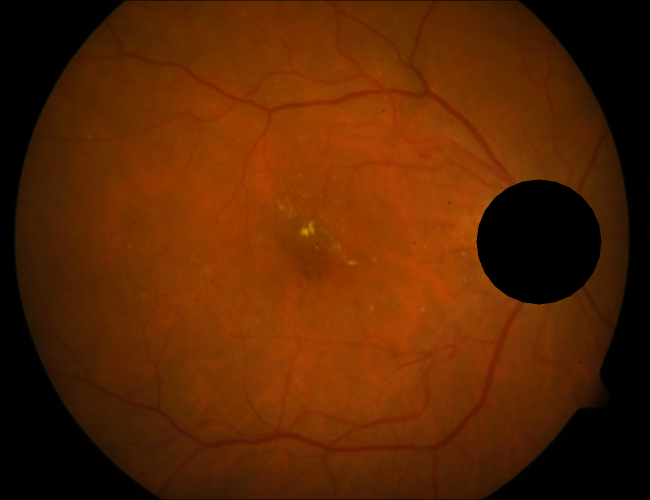
#> input picture Alex - Feature Extraction/ODmasked-image-274.png, 1300 x 1000 px (shown at 1/2 size)
$ jupyter execute --allow-errors 'New Features - Desktop.ipynb'   (older library calls are emulated)
#> lines starting #> are read from the running program, lines starting #| are printed output that depends on the picture
# Testing getting new features:

[cell 1]
from skimage.feature import daisy
from skimage import data
import matplotlib.pyplot as plt
import numpy as np
import matplotlib.pyplot as plt
from PIL import Image
from skimage import data, color
from skimage.io import imread, imshow
from skimage.transform import hough_circle, hough_circle_peaks
from skimage.feature import canny
from skimage.draw import circle_perimeter
from skimage.util import img_as_ubyte
import cv2
from skimage.feature import hog
from skimage import data, exposure
from skimage.feature import greycomatrix, greycoprops
from skimage import data

im = imread('ODmasked-image-274.png')
#> im is the input picture: shape (1000, 1300, 3); mean R, G, B 89.3, 37.2, 2.2
img = cv2.cvtColor(im, cv2.COLOR_BGR2GRAY)
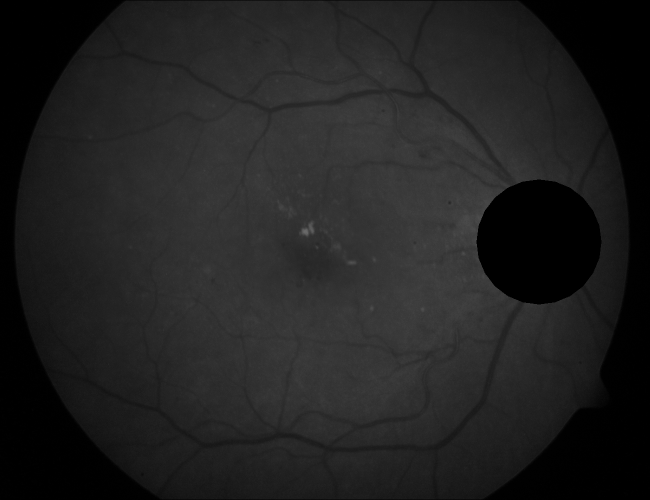
#> img: shape (1000, 1300) (shown at 1/2 size); min 0, max 107, mean 32.7

descs, descs_img = daisy(img, step=180, radius=68, rings=2, histograms=6,
                         orientations=8, visualize=True)
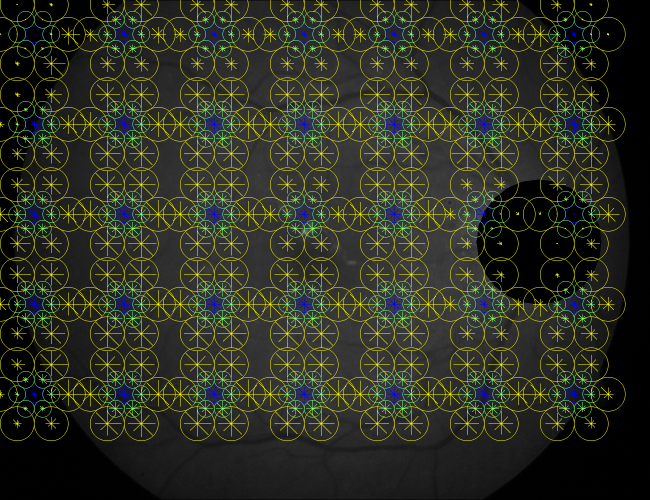
#> descs_img: shape (1000, 1300, 3) float64 (shown at 1/2 size); mean of channels 0, 1, 2 0.132, 0.196, 0.183; drawn as B, G, R

fig, ax = plt.subplots()
ax.axis('off')
ax.imshow(descs_img)
descs_num = descs.shape[0] * descs.shape[1]
#> descs_num = 35
ax.set_title('%i DAISY descriptors extracted:' % descs_num)
plt.show()

[cell 2]
import cv2
import numpy as np
img = cv2.imread('ODmasked-image-274.png')
#> img: shape (1000, 1300, 3)
gray= cv2.cvtColor(img,cv2.COLOR_BGR2GRAY)
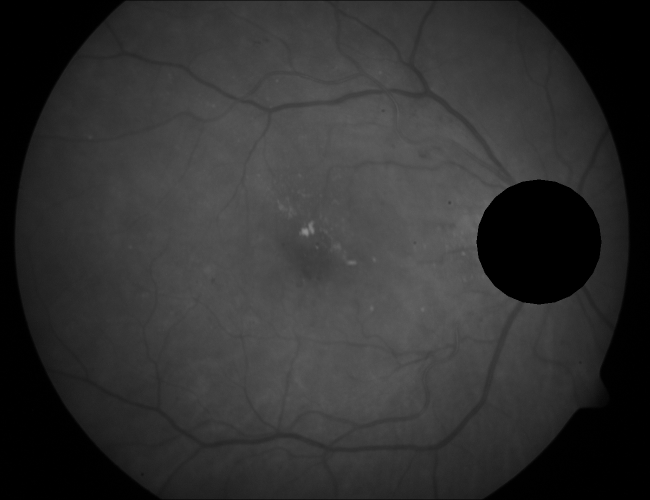
#> gray: shape (1000, 1300) (shown at 1/2 size); min 0, max 142, mean 48.8
sift = cv2.xfeatures2d.SIFT_create()
kp = sift.detect(gray,None)
#> kp = 29 keypoints; strongest (x, y, size): (1057, 485, 140.1), (610, 464, 9.1), (958, 436, 9.1), (974, 406, 10.2)
img=cv2.drawKeypoints(gray,kp,None)
print(len(kp))
#| 29
print(kp)
#> (printed output is left out)
cv2.imwrite('sift_keypoints.jpg',img)
#> Out = True

[cell 3]
import cv2
import numpy as np
from matplotlib import pyplot as plt

img = cv2.imread('ODmasked-image-278.png')
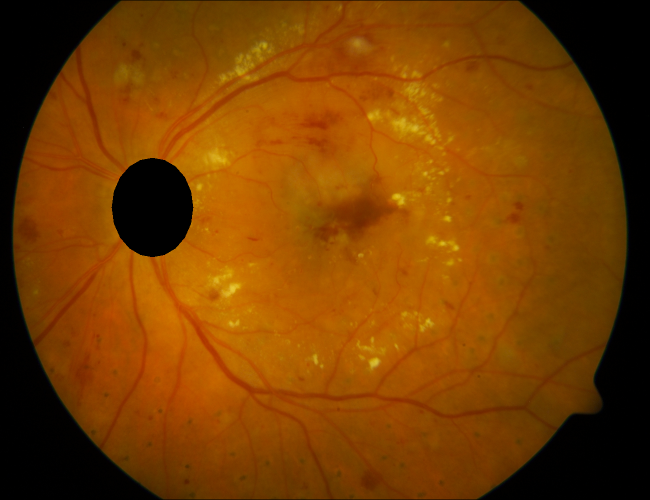
#> input picture Alex - Feature Extraction/ODmasked-image-278.png, 1300 x 1000 px (shown at 1/2 size)
#> img is the input picture: shape (1000, 1300, 3); mean B, G, R 0.5, 62.3, 119.4
gray= cv2.cvtColor(img,cv2.COLOR_BGR2GRAY)
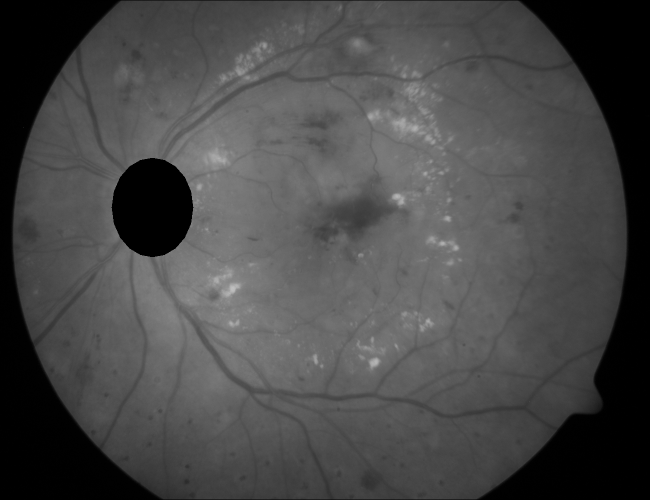
#> gray: shape (1000, 1300) (shown at 1/2 size); min 0, max 193, mean 72.3
edges = cv2.Canny(img,50,100)
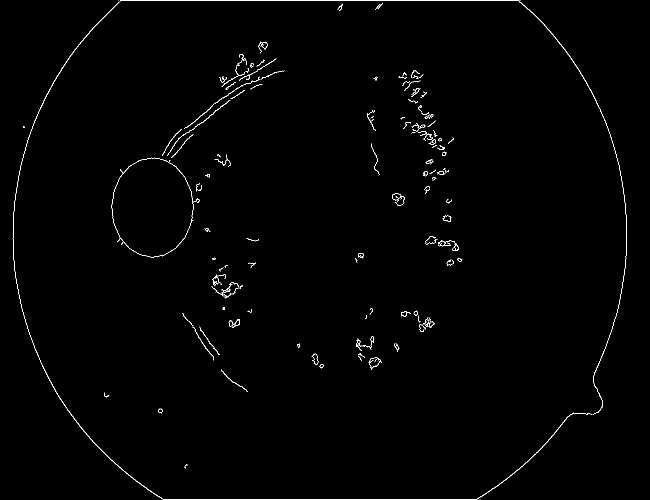
#> edges: shape (1000, 1300) (shown at 1/2 size); 0.77% white in thin lines or dots

plt.subplot(121),plt.imshow(img,cmap = 'gray')
plt.title('Original Image'), plt.xticks([]), plt.yticks([])
plt.subplot(122),plt.imshow(edges,cmap = 'gray')
plt.title('Edge Image'), plt.xticks([]), plt.yticks([])

plt.show()
#> figure, not shown here; B, G, R data is drawn as R, G, B
print(np.count_nonzero(edges))
#| 10003

[cell 4]
from PIL import Image
im_canny = Image.fromarray(edges)
im_canny.save("canny-278.jpeg")

[cell 5]
g = greycomatrix(gray, [1, 2], [0, np.pi/2], levels=255,
                  normed=True, symmetric=True)
contrast = greycoprops(g, 'contrast')
#> contrast = [[6.55, 10.08], [15.02, 16.83]]
contrast
#> Out = [[6.55, 10.08], [15.02, 16.83]]

[cell 6]
#Feature Functions
def subsection(image,start_y,start_x,dimension_y,dimension_x):

    s_image = image[start_y:(start_y+dimension_y),start_x:(start_x+dimension_x)]

    print(s_image.shape)
    return s_image

def get_hog(image):
    fd, hog_image = hog(image, orientations=8, pixels_per_cell=(20, 20),
                    cells_per_block=(2, 2), visualize=True)
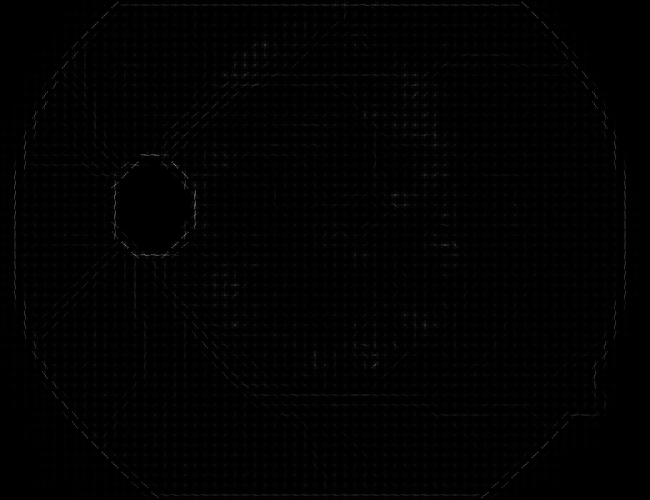
#> hog_image: shape (1000, 1300) float64 (shown at 1/2 size); min 0, max 13.9, mean 0.11; drawn with min black and max white
    return fd, hog_image #remove hog_image LATER!!!

def get_sift(image):
    sift = cv2.xfeatures2d.SIFT_create()
    kp = sift.detect(image,None)
    return len(kp)
def get_canny(image):
    edges = cv2.Canny(image,50,100)

    return np.count_nonzero(edges)
def get_greycoprops(image):
    g = greycomatrix(image, [1, 2], [0, np.pi/2], levels=255,
                  normed=True, symmetric=True)
    contrast = greycoprops(g, 'contrast')
    return list(contrast.flatten())

[cell 7]
import matplotlib.pyplot as plt
from skimage.feature import hog
from skimage import data, exposure

fd, hog_image = get_hog(gray)

fig, (ax1, ax2) = plt.subplots(1, 2, figsize=(8, 4), sharex=True, sharey=True)

ax1.axis('off')
ax1.imshow(gray, cmap=plt.cm.gray)
ax1.set_title('Input image')

# Rescale histogram for better display
hog_image_rescaled = exposure.rescale_intensity(hog_image, in_range=(0, 10))

ax2.axis('off')
ax2.imshow(hog_image_rescaled, cmap=plt.cm.gray)
ax2.set_title('Histogram of Oriented Gradients')
plt.show()

#hog_image_rescaled = hog_image_rescaled.convert('RGB')
print(np.unique(hog_image_rescaled))
#> (printed output is left out)
hog_image[hog_image != 0] *= 35

from PIL import Image
im_hog = Image.fromarray(hog_image)
if im_hog.mode != 'RGB':
    im_hog = im_hog.convert('RGB')
#> im_hog: PIL image 1300x1000 RGB
im_hog.save("hog-278.jpeg")

#SIFT


sift = cv2.xfeatures2d.SIFT_create()
kp = sift.detect(gray,None)
#> kp = 102 keypoints; strongest (x, y, size): (309, 417, 110.6), (749, 725, 12.1), (382, 452, 3.4), (391, 404, 10.9)
img=cv2.drawKeypoints(gray,kp,None)
cv2.imwrite('sift-278.jpg',img)
#> Out = True

[cell 8]
import csv
import os
import pandas as pd

featuredata = pd.read_csv("features.csv")
#> (reads Alex - Feature Extraction/features.csv from the repository)
#> (reads Alex - Feature Extraction/ImageSubsections.csv from the repository)
headings = list(featuredata.columns.values)

print(list(featuredata[featuredata["image"]=="ODmasked-image-1.png"]))
#> (the rest of this cell did not finish here and is left out)

[cell 9]
import csv
imname = 'ODmasked-image-278.png'
#> imname = 'ODmasked-image-278.png'
#> `hog_values = list(get_hog(gray))`: hog_values = 2 items
img = cv2.imread('ODmasked-image-278.png')
gray= cv2.cvtColor(img,cv2.COLOR_BGR2GRAY)

#> (the rest of this cell did not finish here and is left out)

#> `sift_kps = get_sift(gray)`: sift_kps = 102
    canny_count = get_canny(gray)
#> in get_canny, `edges = cv2.Canny(image,50,100)`:
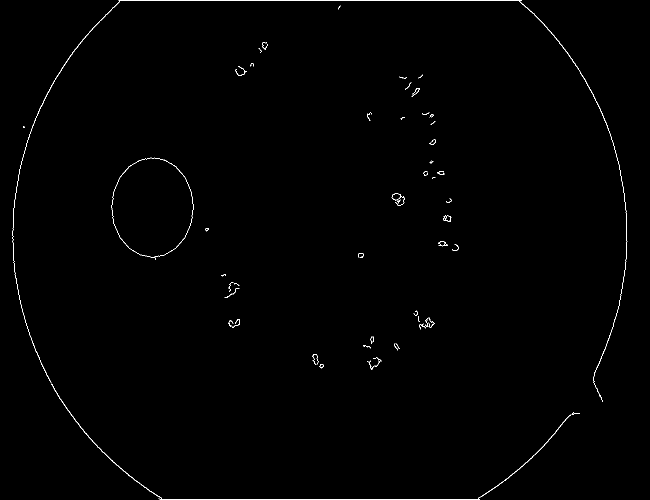
#> edges: shape (1000, 1300) (shown at 1/2 size); 0.48% white in thin lines or dots
#> `canny_count = get_canny(gray)`: canny_count = 6272
    gcp_values = get_greycoprops(image)
    print(gcp_values)

    row_list = [imname] + hog_values
    row_list += [sift_kps]
    row_list += [canny_count]
    wr.writerow(row_list)
